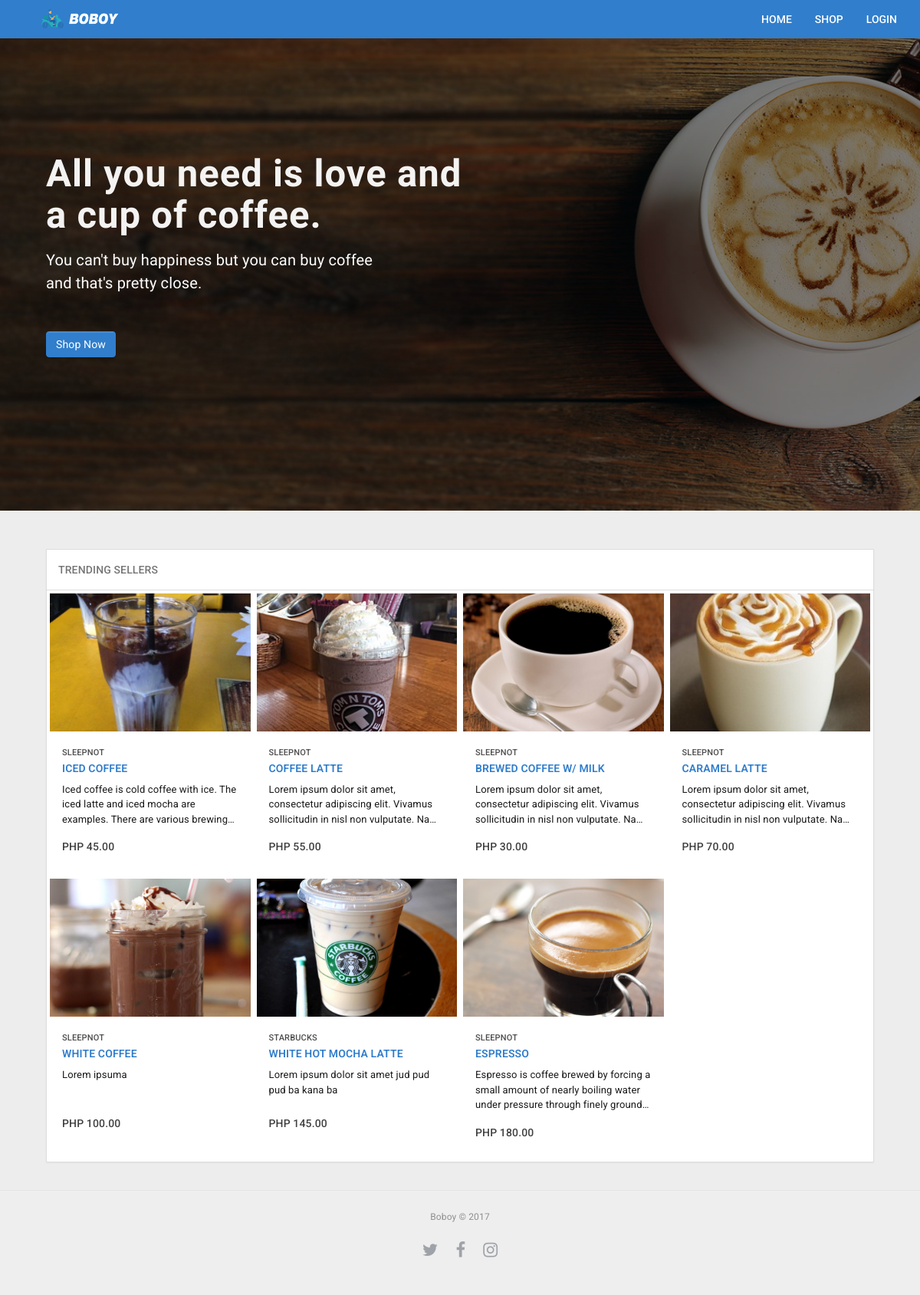
The page / on the database its author committed.
### tables this page shows
CREATE TABLE IF NOT EXISTS `items` (
  `item_id` int(8) unsigned NOT NULL AUTO_INCREMENT,
  `brand_id` int(3) NOT NULL DEFAULT '0',
  `item_name` varchar(255) NOT NULL DEFAULT '',
  `item_description` varchar(255) NOT NULL DEFAULT '',
  `item_size` varchar(255) NOT NULL DEFAULT '',
  `item_price` float(10,2) NOT NULL DEFAULT '0.00',
  `item_img` varchar(255) NOT NULL DEFAULT '',
  `item_status` int(11) NOT NULL DEFAULT '0',
  `created_at` datetime NOT NULL DEFAULT '0000-00-00 00:00:00',
  PRIMARY KEY (`item_id`),
  KEY `brand_id` (`brand_id`)
);

CREATE TABLE IF NOT EXISTS `brands` (
  `brand_id` int(10) unsigned NOT NULL AUTO_INCREMENT,
  `brand_name` varchar(255) NOT NULL DEFAULT '',
  `brand_status` int(11) NOT NULL DEFAULT '0',
  `update_checker` int(11) NOT NULL DEFAULT '0',
  KEY `id` (`brand_id`)
);

### classes/class.users.php (called while the page is built, shortened)
<?php
class Users{
    public function get_session(){
      if(isset($_SESSION['usr_login']) && $_SESSION['usr_login'] == true){
        return true;
      }
      else{
        return false;
      }
    }
}

### classes/class.items.php (called while the page is built, shortened)
<?php
class Items{
  public $db;
  public function __construct(){
    try{
    $this->db = new PDO("mysql:host=".DB_SERVER.";dbname=".DB_DATABASE, DB_USERNAME, DB_PASSWORD, array(PDO::ATTR_ERRMODE => PDO::ERRMODE_WARNING));
    }catch(PDOException $e){
      echo "Connection failed: " . $e->getMessage();
      exit;
    }
  }
    public function get_item_brand($id){
      $query = $this->db->prepare("SELECT brand_name FROM brands WHERE brand_id = ?");
      $query->bindParam(1,$id);
      $query->execute();
      $row = $query->fetch(PDO::FETCH_ASSOC);
      $value = $row['brand_name'];
      return $value;
      $this->db = null;
    }
    public function get_home_items(){
      $query = $this->db->prepare("SELECT * FROM items,brands WHERE items.brand_id = brands.brand_id AND brand_status = 1");
      $query->execute();
      while($row = $query->fetch(PDO::FETCH_ASSOC)){
        $list[] = $row;
      }
      if(!empty($list)){
        return $list;
      }
      $this->db = null;
    }
}

### modules/home/index.php (the view, shortened to what this page needs)
<div class="container-fluid">
    <div class="row">
        <div class="col-md-12">
            <div class="container-fluid">
                  <div class="panel panel-default" style="border:1px solid #ddd;">
                      <div class="panel-heading">
                          <span class="uppercase">Trending Sellers</span>
                      </div>
                      <div class="panel-body no-gap">
                          <div class="container-fluid" style="">
                              <div class="row aligned-row">
                                  <?php
                                  $home = $item->get_home_items();
                                  if($home){
                                    foreach($home as $i){
                                  ?>
                                  <div class="col-xs-6 col-sm-4 col-md-3 col-lg-3 shop-margin">
                                    <div class="item-holder">
                                      <a href="<?php echo $url_str;?>?mod=shop&item=<?php echo $i['item_id'];?>">
                                        <div class="item-image img-responsive" style="max-height:200px;background-image: url('<?php echo "img/upload/".$i['item_img'];?>');">
                                        </div>
                                        <div class="item-brand">
                                          <?php echo $item->get_item_brand($i['brand_id']);?>
                                        </div>
                                        <div class="item-name">
                                          <?php echo $i['item_name'];?>
                                        </div>
                                        <div class="item-description">
                                          <?php echo $i['item_description'];?>
                                        </div>
                                        <div class="item-price">
                                          PHP <?php echo $i['item_price'];?>
                                        </div>
                                      </a>
                                    </div>
                                  </div>
                                  <?php
                                    }
                                  }
                                  ?>
                              </div>
                          </div>
                      </div>
                  </div>
            </div>
        </div>
    </div>
</div>

### index.php (shortened to what this page needs)
<?php
include 'classes/class.users.php';
include 'classes/class.items.php';
$module = (isset($_GET['mod']) && $_GET['mod'] != '') ? $_GET['mod'] : '';
$user = new Users();
$item = new Items();
$brand = new Brands();
?>
<!DOCTYPE html>
  <head>
    <link href="css/bootstrap.min.css" rel="stylesheet">
    <link href="css/stylesheet.min.css" rel="stylesheet" type="text/css">
    <link href="css/step-wizard.css" rel="stylesheet" type="text/css">
    <link href="css/bootstrap-theme.css" rel="stylesheet">
    <link rel="stylesheet" href="https://cdnjs.cloudflare.com/ajax/libs/font-awesome/4.6.3/css/font-awesome.min.css">
    <link href="css/dataTables.material.min.css" rel="stylesheet">
    <link href="css/material.min.css" rel="stylesheet">
    <link href="css/bootstrap-switch.min.css" rel="stylesheet">
    <link href="css/spinner.css" rel="stylesheet" type="text/css">
    <link href="css/chat.css" rel="stylesheet" type="text/css">
  </head>
  <body>
    <nav id="nav-id" class="navbar navbar-default navbar-fixed-top">
      <div class="container">
        <div class="navbar-header">
          <div style="margin-left: 24px;">
            <?php
            if(isset($_SESSION['usr_auth']) && $_SESSION['usr_auth'] == 1 || !isset($_SESSION['usr_auth'])){
            ?>
            <a class="navbar-brand" href="/" style="margin-top:0;padding-top:12px;"><img src="img/logo.png" height="25px"></a>
            <?php
            }else{?>
            <a class="navbar-brand" href="/?mod=cpanel" style="margin-top:0;padding-top:12px;"><img src="img/logo.png" height="25px"></a>
            <?php
            }
            ?>
          </div>
        </div>
        <div id="navbar" class="collapse navbar-collapse">
          <ul class="nav navbar-nav navbar-right">
            <?php
            if(isset($_SESSION['usr_auth']) && $_SESSION['usr_auth'] == 1 || !isset($_SESSION['usr_auth'])){
            ?>
            <li class=<?php if($module==null){ echo "active";}else{ echo '';}?>><a href="/" class="uppercase">Home</a></li>
            <?php
            }
            if(isset($_SESSION['usr_auth']) && $_SESSION['usr_auth'] == 1 || !isset($_SESSION['usr_auth'])){
            ?>
            <li class=<?php if($module=="shop"){ echo "active";}else{ echo '';}?>><a href="/?mod=shop" class="uppercase">Shop</a></li>
            <?php
            }
            if($user->get_session()){?>
              <?php
              if($_SESSION['usr_auth'] == 1){
              ?>
              <li class="<?php if($module==cart){ echo "active";}else{ echo '';}?>">
                <a class="uppercase" href="/?mod=cart"><span class="glyphicon glyphicon-shopping-cart"></span>&nbsp;<span class="badge" style="background-color:red;border:none;box-shadow:none;"><?php echo $item->count_cart($_SESSION['usr_id'])?></span></a>
              </li>
              <?php
              }
              ?>
              <li class="dropdown">
                <a class="dropdown-toggle" style="font-size:14px;font-weight:400;" data-toggle="dropdown" href=""><?php
                if($_SESSION['usr_auth']==2){
                  if($brand->get_brand_status($_SESSION['brand_id'])==1){?>
                    <span id="status-indicator" class="green">&#9679;</span>
                  <?php
                  }else{?>
                    <span id="status-indicator" class="orange">&#9679;</span>
                  <?php
                  }
                  if($_SESSION['usr_auth'] == 2){
                    echo $_SESSION['usr_name'];
                  }
                }else{?>
                  <span class="glyphicon glyphicon-user"></span>
                <?php
                }?>
                <span class="caret"></span></a>
                <ul class="dropdown-menu" style="background-color: #f7f7f7;">
                  <?php
                  if($_SESSION['usr_auth'] == 1){
                  ?>
                  <li class="dropdown-header" style="color: rgba(0,0,0,0.8); font-weight: 500; font-size: 14px;"><?php echo $_SESSION['usr_name'];?></li>
                  <li class="divider"></li>
                  <?php
                  }
                  ?>
                  <li class="dropdown-header">Account</li>
                  <?php
                  if($_SESSION['usr_auth'] == 1){
                  ?>
                  <li style=""><a href="/?mod=profile">My Profile</a></li>
                  <?php
                  }else{?>
                    <li style=""><a href="/?mod=cpanel">Control Panel</a></li>
                  <?php
                  }
                  ?>
                  <li><a id="btn-logout"  href="/logout.php">Logout</a></li>
                </ul>
              </li>
            <?php
            }else{?>
              <li><a class="uppercase" href="" data-toggle="modal" data-target="#modal-login">Login</a></li>
            <?php
            }
            ?>
          </ul>
        </div>
      </div>
      <?php
      $url_str = substr($_SERVER['REQUEST_URI'], 5);
      ?>
    </nav>
    <div class=""><?php
      if($module == null){?>
        <div class="header-wrapper">
        <?php
        require_once 'modules/home/header.php';
        ?>
        </div>
      <?php
      }
      ?>
      <div class="main"><?php
        switch($module){
          default:
            require_once 'modules/home/index.php';
            break;
        }
      ?>
      </div>
    </div>
    <footer id="myFooter">
        <div class="second-bar">
           <div class="container">
                <span style="width: 10px;">Boboy © 2017</span>
                <div class="" style="margin:0;padding:0;">
                    <a href="#" target="_blank" class="twitter"><i class="fa fa-twitter"></i></a>
                    <a href="https://www.facebook.com/iamsleepnot/" target="_blank" class="facebook"><i class="fa fa-facebook"></i></a>
                    <a href="https://www.instagram.com/iamsleepnot/" target="_blank" class="instagram"><i class="fa fa-instagram"></i></a>
                </div>
            </div>
        </div>
    </footer>
  </body>
</html>

### modules/home/header.php
<div class="bg-header img-responsive" style="">
  <div class="container">
    <div class="col-md-12">
      <div class="container">
        <h2 class=" text-white header-text-big">All you need is love and a cup of coffee.</h2>
        <h2 class=" text-white header-text-small">You can't buy happiness but you can buy coffee and that's pretty close.</h2>
        <a class="btn btn-primary" href="/?mod=shop" style="margin-top:24px;">Shop Now</a>
      </div>
    </div>
  </div>
</div>

### rows shown on the page
items: item_img (picture), brand.brand_name "SLEEPNOT", item_name "ICED COFFEE", item_description "Iced coffee is cold coffee with ice. The iced latte and iced mocha are examples. There are various…", item_price "45.00"
items: item_img (picture), brand.brand_name "SLEEPNOT", item_name "COFFEE LATTE", item_description "Lorem ipsum dolor sit amet, consectetur adipiscing elit. Vivamus sollicitudin in nisl non vulputate.…", item_price "55.00"
items: item_img (picture), brand.brand_name "SLEEPNOT", item_name "BREWED COFFEE W/ MILK", item_description "Lorem ipsum dolor sit amet, consectetur adipiscing elit. Vivamus sollicitudin in nisl non vulputate.…", item_price "30.00"
items: item_img (picture), brand.brand_name "SLEEPNOT", item_name "CARAMEL LATTE", item_description "Lorem ipsum dolor sit amet, consectetur adipiscing elit. Vivamus sollicitudin in nisl non vulputate.…", item_price "70.00"
items: item_img (picture), brand.brand_name "SLEEPNOT", item_name "WHITE COFFEE", item_description "Lorem ipsuma", item_price "100.00"
items: item_img (picture), brand.brand_name "STARBUCKS", item_name "WHITE HOT MOCHA LATTE", item_description "Lorem ipsum dolor sit amet jud pud pud ba kana ba", item_price "145.00"
items: item_img (picture), brand.brand_name "SLEEPNOT", item_name "ESPRESSO", item_description "Espresso is coffee brewed by forcing a small amount of nearly boiling water under pressure through finely…", item_price "180.00"
